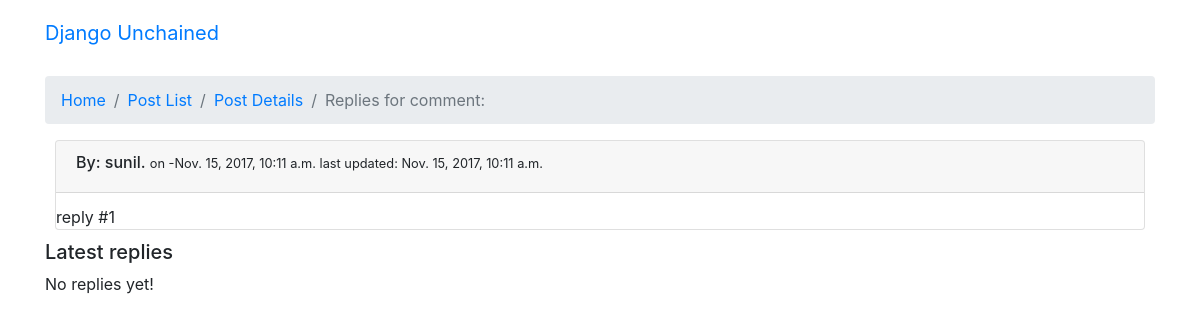
/posts/list/75/details/75/replies/, run on the app's committed database.
### posts/models.py (models this page shows, shortened)
class Comment(models.Model):
	user 	= models.ForeignKey(settings.AUTH_USER_MODEL, default=1)
	post 	= models.ForeignKey(Post, on_delete=models.CASCADE, related_name='comments')
	content = models.TextField()
	parent 	= models.ForeignKey("self", on_delete=models.CASCADE, null=True, blank=True, related_name='replies')
	updated = models.DateTimeField(auto_now=True, auto_now_add=False)
	timestamp = models.DateTimeField(auto_now_add=True)
	class Meta:
		verbose_name_plural = '02 Comments'
		ordering = ['-timestamp']

### posts/views.py (the view)
# urls.py: url(r'^list/(?P<pk>\d+)/details/(?P<comment_pk>\d+)/replies/$', views.RepliesListView.as_view(), name='replies'),
class RepliesListView(ListView):
	model = Comment
	template_name = 'posts/comment_replies.html'
	context_object_name = 'replies'
	paginate_by = 10
	def get_queryset(self, *args,**kwargs):
		comment_id = self.kwargs['comment_pk']
		queryset = Comment.objects.filter(parent=comment_id)
		return queryset
	def get_context_data(self, **kwargs):
		context = super(RepliesListView, self).get_context_data(**kwargs)
		comment_id = self.kwargs['comment_pk']
		context['comment'] = get_object_or_404(Comment, id=comment_id)
		context['post_id'] = self.kwargs['pk']
		return context

### posts/templates/posts/comment_replies.html (shortened to what this page needs)
{% extends 'base.html' %}
{% block breadcrumb %}
	<li class="breadcrumb-item"><a href="{% url 'home' %}">Home</a></li>
  	<li class="breadcrumb-item"><a href="{% url 'posts:list' %}">Post List</a></li>
  	<li class="breadcrumb-item"><a href="{% url 'posts:details' post_id %}">Post Details</a></li>
  	<li class="breadcrumb-item active">Replies for comment:</li>
{% endblock %}
{% block content %}
<div class="card">
	  <div class="card-header">
	   <h6>By: {{ comment.user }}. <small>on -{{ comment.timestamp }} last updated: {{ comment.updated }}</small></h6>
	  </div>
	  <div class="card-block">
	    <p class="card-text">{{ comment.content }}</p>
	  </div>
</div>
<h5>Latest replies</h5>
{% for reply in replies %}
	<div class="card">
	  <div class="card-header comments-header">
	   <h6>By: {{ reply.user }}. <small>on -{{ reply.timestamp }} last updated: {{ reply.updated }}</small></h6>
	  </div>
	  <div class="card-block">
	    <h4 class="card-title"></h4>
	    <p class="card-text">{{ reply.content }}</p>
	    <a href="#" class="btn btn-primary btn-sm" role="button"> Reply </a>
		<a href="{% url 'posts:replies' comment.post.pk reply.pk %}" class="btn btn-primary btn-sm" role="button"> View Replies </a>
	  </div>
	</div>
{% empty %}
	<span>No replies yet!</span>
{% endfor %}
{% endblock %}

### static/css/app.css (style rules this page uses)
.card { margin: 10px; }

### data on the page
Comment: user "sunil", timestamp "Nov. 15, 2017, 10:11 a.m.", updated "Nov. 15, 2017, 10:11 a.m.", content "reply #1"
